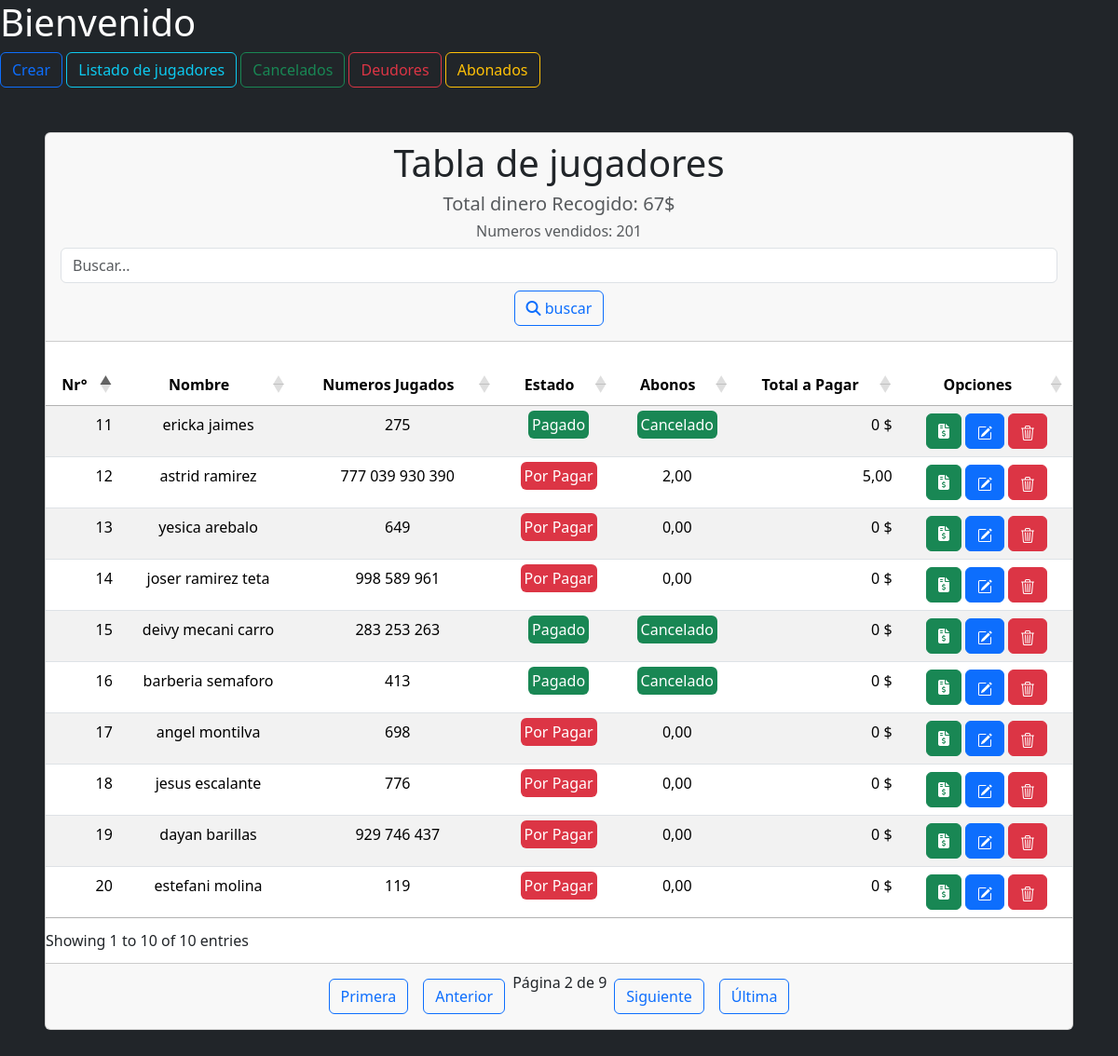
/listado/Todos/?page=2, run on the app's committed database.
### clientes/models.py (models this page shows, shortened)
class Cliente(models.Model):
    nombre = models.CharField(verbose_name='nombre del cliente',max_length=50,unique=True)
    telefono = models.CharField(verbose_name='telefono',max_length=11)
    numeros = models.JSONField(verbose_name='numeros jugados',default=list)
    estado = models.BooleanField(verbose_name='estado',default=False)
    abono = models.DecimalField(verbose_name='Abono', decimal_places=2, max_digits=12,default=0.00)
    fecha_registro = models.DateTimeField(auto_now_add=True)
    fecha_actualizacion = models.DateTimeField(auto_now=True)
    class Meta:
        ordering = ['fecha_registro']

### clientes/views.py (the view)
# urls.py: path('listado/<str:estado>/',Listado_de_juadores_view.as_view(),name='listado'),
class Listado_de_juadores_view(ListView):
    model = Cliente
    template_name = "Listado.html"
    context_object_name = "jugadores"
    paginate_by = 10
    def get_queryset(self):
        search = self.request.GET.get('q', '')  # Captura el valor del input de búsqueda
        estado = self.kwargs.get('estado')  # Captura el estado de la URL
        queryset = Cliente.objects.all()
        if estado == 'Cancelados':
            queryset = queryset.filter(estado=True)
        elif estado == 'Por Pagar':
            queryset = queryset.filter(estado=False)
        elif estado == 'Abonos':
            queryset = queryset.filter(abono__gt=0, estado=False)
        if search:
            queryset = queryset.filter(Q(nombre__icontains=search) | Q(telefono__icontains=search))
        queryset = queryset.order_by('fecha_registro')
        return queryset
    def get_context_data(self, **kwargs):
        context = super().get_context_data(**kwargs)
        total_dinero = Cliente.objects.filter(abono__gt=0,estado=False).aggregate(total_abono=Sum('abono'))['total_abono']
        tikets_cancelados = Cliente.objects.filter(estado=True).values('numeros')
        clientes = Cliente.objects.all()
        numeros_vendidos =  sum(len(cliente.numeros) for cliente in clientes if cliente.numeros)
        for ticket in tikets_cancelados:
            numeros = ticket['numeros']
            if isinstance(numeros, str):
                import json
                numeros = json.loads(ticket['numeros'])
            cantidad_numeros = len(numeros)
            if cantidad_numeros == 3:
                total_dinero += 5
            elif cantidad_numeros > 3 and cantidad_numeros < 6:
                total_dinero += 5 + ((cantidad_numeros - 3) * 2)
            elif cantidad_numeros == 6:
                total_dinero += 10
            else:
                total_dinero += cantidad_numeros * 2
        context['total_dinero'] = total_dinero
        context['numeros_totales'] = numeros_vendidos
        paginator = Paginator(self.get_queryset(), self.paginate_by)
        page_number = self.request.GET.get('page')
        page_obj = paginator.get_page(page_number)
        context['jugadores'] = page_obj
        return context

### clientes/templatetags/custom_tags.py (called while the page is built)
@register.filter(name='total')
def total(value,arg):
    numeros = len(arg)
    triplete = 5
    if numeros == 3:
        return float(triplete) - float(value)
    elif numeros > 3 and numeros < 6:
        numero = (numeros - 3) * 2
        return 5 + numero - value
    if numeros == 6:
        return (float(triplete)* 2) - float(value)
    else:
        return len(arg) * 2 - value

### templates/Listado.html (shortened to what this page needs)
{% extends "tabla_estructura.html" %}
{% load custom_tags %}
{% block title %}
<h1 class="title">Tabla de jugadores</h1> <h5 class="text-muted">Total dinero Recogido: {{ total_dinero }}$</h5>
<h6 class="text-muted">Numeros vendidos: {{ numeros_totales }} </h6>
<div>
    <form method="GET" action="">
        <input type="text" class="form-control" name="q" id="search" placeholder="Buscar...">
        <button type="submit" class="btn btn-outline-primary mt-2">
            <i class="fas fa-search"></i>
            buscar
        </button>
    </form>
</div>
{% endblock title %}
        {% block head %}
            <tr>
            <th scope="col" class="text-center">Nr°</th>
            <th scope="col" class="text-center">Nombre</th>
            <th scope="col" class="text-center">Numeros Jugados</th>
            <th scope="col" class="text-center">Estado</th>
            <th scope="col" class="text-center">Abonos</th>
            <th scope="col" class="text-center">Total a Pagar</th>
            <th scope="col" class="text-center">Opciones</th>
            </tr>
        {% endblock %}
        {% block columns %}
              {% for item in jugadores %}
                    <tr>
                    <td scope="row">{{ item.id }}</td>
                    <td>{{ item.nombre }}</td>
                    <td>{% for n in item.numeros %}
                        {{ n }}
                    {% endfor %}
                    </td>
                    <td>{% if item.estado %}
                        <span class="text-white bg-success rounded p-1">Pagado</span>
                        {%else%}
                        <span class="text-white bg-danger rounded p-1">Por Pagar</span>
                        {% endif %}
                    </td>
                    <td>{% if item.estado %}
                            <span class="text-white bg-success rounded p-1">Cancelado<span>
                        {% else %}
                            {{ item.abono }}
                        {% endif %}
                    </td>
                    <td> {% if item.abono == 0 %}
                            0 <span>$</span>
                        {% else %}
                            {{ item.abono|total:item.numeros }}
                        {% endif %}
                    </td>
                    <td>
                        <form
                        action="{% url 'abonar' pk=item.pk %}"
                        method="post"
                        style="display: inline"
                        >
                        <button class="btn btn-success btn-xs" type="submit">
                            <i class="fas fa-file-invoice-dollar text-white"></i>
                        </button>
                        </form>
                        <form
                        action="{% url 'actualizar' item.pk %}"
                        method="post"
                        style="display: inline"
                        >
                        <button class="btn btn-primary btn-xs" type="submit">
                        </button>
                        </form>
                        <form
                        action="{% url 'Eliminar' item.pk %}"
                        method="post"
                        style="display: inline"
                        >
                        <button class="btn btn-danger btn-xs" type="submit">
                        </button>
                        </form>
                    </td>
                    </tr>
            {% endfor %}
        {% endblock %}
       {% block botones %}
                    <div class="pagination d-flex justify-content-center">
                            {% if jugadores.has_previous %}
                                <a href="?page=1" class="btn btn-outline-primary m-2">Primera</a>
                                <a href="?page={{ jugadores.previous_page_number }}" class="btn btn-outline-primary m-2">Anterior</a>
                            {% endif %}
                            <span>Página {{ jugadores.number }} de {{ jugadores.paginator.num_pages }}</span>
                            {% if jugadores.has_next %}
                                <a href="?page={{ jugadores.next_page_number }}" class="btn btn-outline-primary m-2">Siguiente</a>
                                <a href="?page={{ jugadores.paginator.num_pages }}" class="btn btn-outline-primary m-2">Última</a>
                            {% endif %}
                        </div>
        {% endblock botones %}

### data on the page
Cliente: id "11", nombre "ericka jaimes", numeros "275", estado "Pagado", abono "0"
Cliente: id "12", nombre "astrid ramirez", numeros "777" "039" "930" "390", estado "Por Pagar", abono "2,00", abono|total "5,00"
Cliente: id "13", nombre "yesica arebalo", numeros "649", estado "Por Pagar", abono "0,00"
Cliente: id "14", nombre "joser ramirez teta", numeros "998" "589" "961", estado "Por Pagar", abono "0,00"
Cliente: id "15", nombre "deivy mecani carro", numeros "283" "253" "263", estado "Pagado", abono "0"
Cliente: id "16", nombre "barberia semaforo", numeros "413", estado "Pagado", abono "0"
Cliente: id "17", nombre "angel montilva", numeros "698", estado "Por Pagar", abono "0,00"
Cliente: id "18", nombre "jesus escalante", numeros "776", estado "Por Pagar", abono "0,00"
Cliente: id "19", nombre "dayan barillas", numeros "929" "746" "437", estado "Por Pagar", abono "0,00"
Cliente: id "20", nombre "estefani molina", numeros "119", estado "Por Pagar", abono "0,00"

### other printed values
{{ total_dinero }} "67"
{{ numeros_totales }} "201"
{{ jugadores.number }} "2"
{{ jugadores.paginator.num_pages }} "9"
